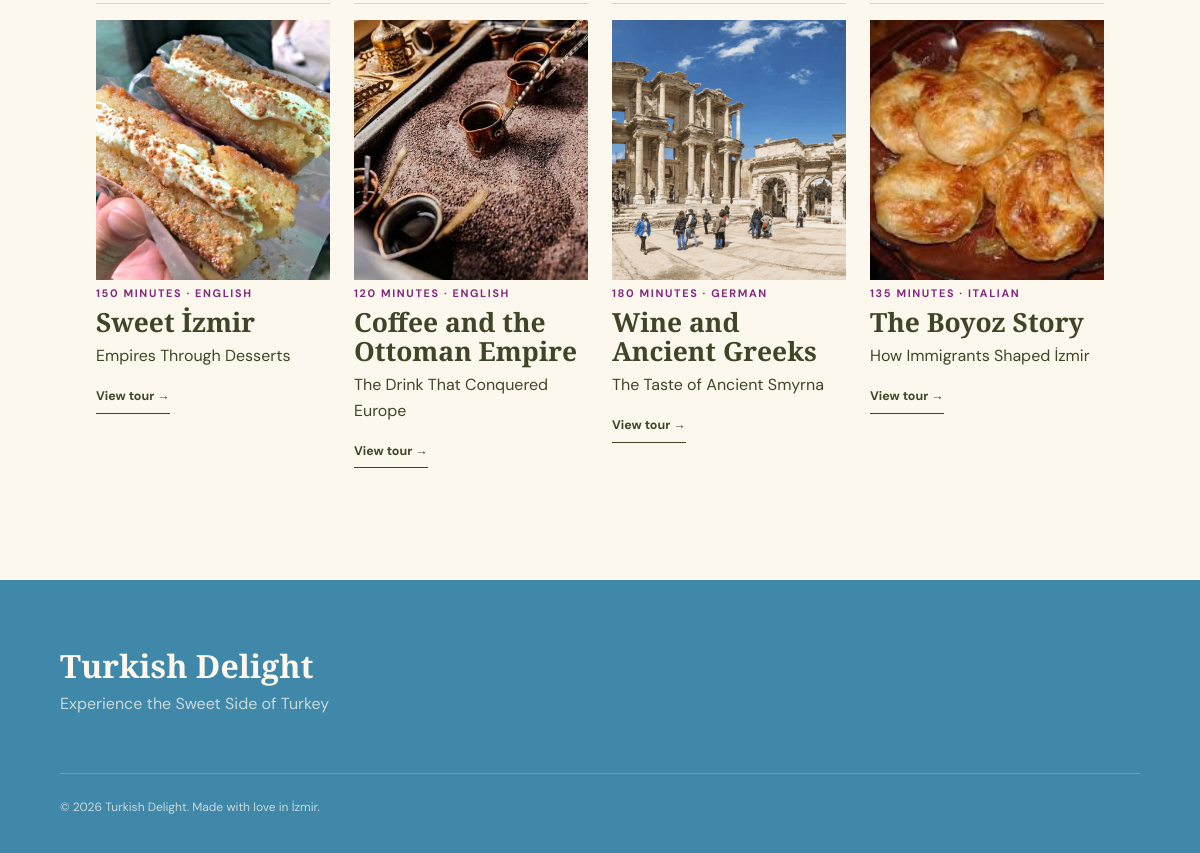
Before: / (lower part) with the older database file.
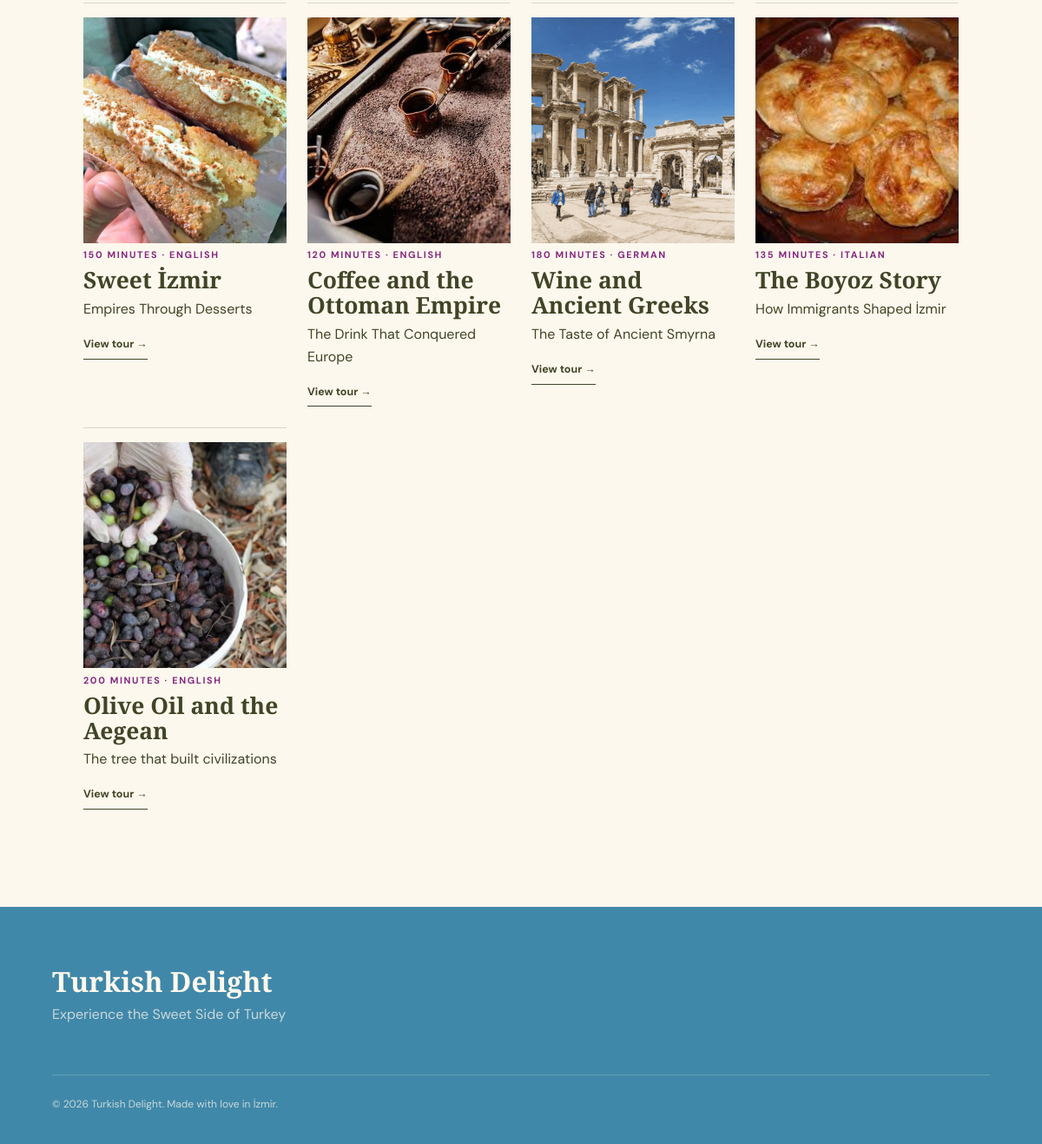
After: the same page with the newer database file.
### tables this page shows
CREATE TABLE tours (
  id INTEGER PRIMARY KEY AUTOINCREMENT, guide_id INTEGER NOT NULL REFERENCES users(id),
  title TEXT NOT NULL, subtitle TEXT NOT NULL, description TEXT NOT NULL, story TEXT NOT NULL,
  final_message TEXT NOT NULL, foods TEXT NOT NULL, stops TEXT NOT NULL, story_points TEXT NOT NULL,
  meeting_point TEXT NOT NULL, duration INTEGER NOT NULL CHECK(duration > 0),
  language TEXT NOT NULL, capacity INTEGER NOT NULL CHECK(capacity > 0)
);

### app.py (the view, shortened to what this page needs)
@app.route("/")
def home():
    query = """SELECT t.*, u.first_name || ' ' || u.last_name AS guide_name
               FROM tours t JOIN users u ON u.id = t.guide_id WHERE 1=1"""
    params = []
    language = request.args.get("language", "")
    duration = request.args.get("duration", "")
    requested_date = request.args.get("date", "")
    if language in LANGUAGES:
        query += " AND t.language = ?"
        params.append(language)
    if duration in {"120", "180", "240"}:
        query += " AND t.duration <= ?"
        params.append(int(duration))
    rows = get_db().execute(query + " ORDER BY t.id", params).fetchall()
    tours = [tour_from_row(row) for row in rows]
    return render_template("home.html", tours=tours, languages=LANGUAGES,
                           today=date.today().isoformat())

### app.py (called while the page is built)
def get_db():
    if "db" not in g:
        g.db = sqlite3.connect(DATABASE)
        g.db.row_factory = sqlite3.Row
        g.db.execute("PRAGMA foreign_keys = ON")
    return g.db

@app.before_request
def verify_csrf():
    if request.method == "POST" and request.form.get("csrf_token") != session.get("csrf_token"):
        abort(400, "Invalid or missing form token.")

def tour_images(tour_id):
    files = sorted((BASE_DIR / "static").glob(f"Tour{tour_id}_*"))
    return [f.name for f in files if f.is_file()]

def tour_from_row(row):
    tour = dict(row)
    tour["foods"] = json.loads(tour["foods"])
    tour["stops"] = json.loads(tour["stops"])
    tour["story_points"] = json.loads(tour["story_points"])
    tour["images"] = tour_images(tour["id"])
    preferred_guide = BASE_DIR / "static" / f"Guide{tour['id']}.jpg"
    tour["guide_image"] = preferred_guide.name if preferred_guide.exists() else "Guide1.jpg"
    return tour

### templates/home.html (shortened to what this page needs)
{% extends "base.html" %}
{% block content %}
  <section class="home-tours" id="tours" aria-labelledby="home-tours-title">
    <div class="home-tour-grid">
      {% for tour in tours %}
        <article class="home-tour-card">
          <a href="{{ url_for('tour_detail', tour_id=tour.id) }}">
            <img src="{{ url_for('static', filename=tour.images[0]) }}" alt="{{ tour.title }}">
          </a>
          <div>
            <p class="tour-meta">{{ tour.duration }} minutes · {{ tour.language }}</p>
            <h3><a href="{{ url_for('tour_detail', tour_id=tour.id) }}">{{ tour.title }}</a></h3>
            <p>{{ tour.subtitle }}</p>
            <a class="text-link" href="{{ url_for('tour_detail', tour_id=tour.id) }}">View tour →</a>
          </div>
        </article>
      {% else %}
        <div class="empty-state">
          <h3>No matching walks yet.</h3>
          <p>Try widening your filters.</p>
        </div>
      {% endfor %}
    </div>
  </section>
{% endblock %}

Changed rows visible on the page:
added tours: shows a picture, duration "200", language "ENGLISH", title "Olive Oil and the Aegean", subtitle "The tree that built civilizations"
